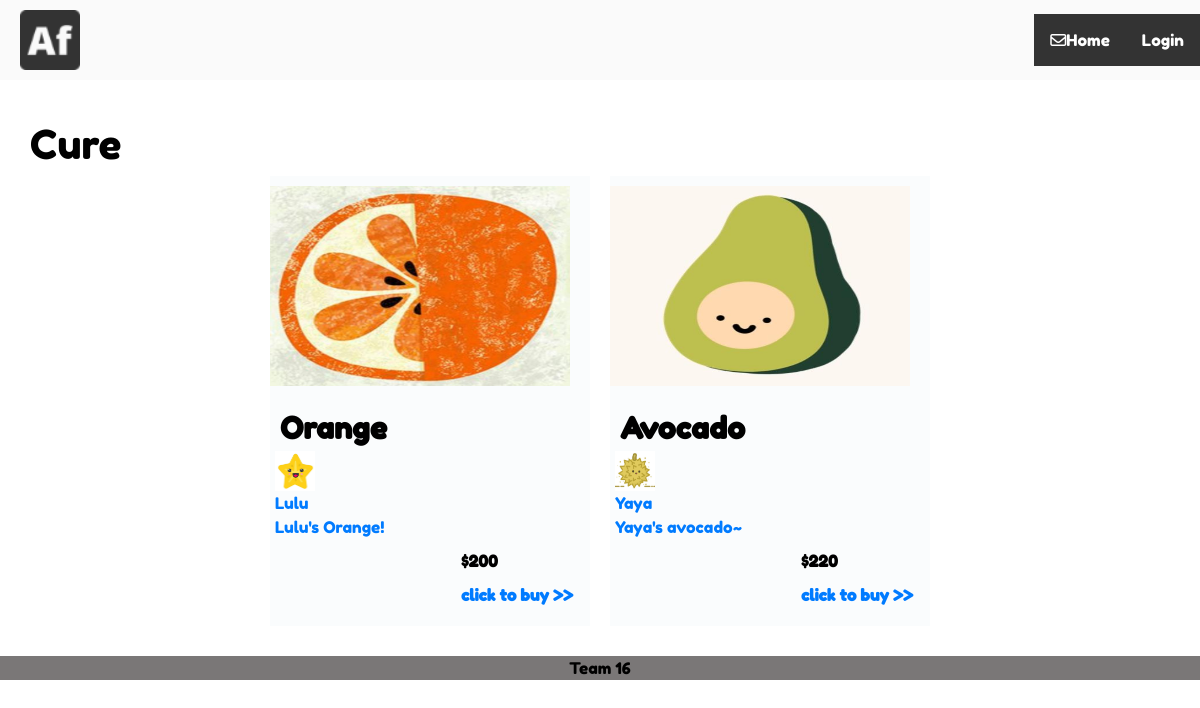
Screenshot of /cure_page with the database file from the repository.
### models.py (models this page shows)
class Gig(db.Model):
    __tablename__ = "gigs"
    id = db.Column(db.Integer, primary_key=True)
    date_posted = db.Column(db.DateTime, nullable=False, default=datetime.utcnow())
    content = db.Column(db.Text, nullable=False)
    title = db.Column(db.Text, nullable = False)
    user_id = db.Column(db.Integer, db.ForeignKey('user.id'), nullable=False)
    price = db.Column(db.Integer, nullable=False)
    root_dir = '/Users/azalea/team_16-main'
    pic = db.Column(db.String(500), nullable=True, default=root_dir+"/static/pic/jin.jpg")
    module = db.Column(db.String(100), nullable=False)
    orders = db.relationship("Order", backref='gig', lazy=True)

class UserModel(db.Model):
    __tablename__ = "user"
    id = db.Column(db.Integer, primary_key=True, autoincrement=True)
    username = db.Column(db.String(200), nullable=False, unique=True)
    email = db.Column(db.String(100), nullable=False, unique=True)
    password = db.Column(db.String(200), nullable=False)
    join_time = db.Column(db.DateTime, default=datetime.now)
    avatar = db.Column(db.String(500), nullable=True, default="default_avatar.png")
    seeEmail = db.Column(db.Integer, nullable=True, unique=False, default=1)
    balance = db.Column(db.Integer, nullable=True, unique=False, default=0)
    gigs = db.relationship("Gig", backref='author', lazy=True)
    orders = db.relationship("Order", backref = 'buyer',lazy = True)

### app.py (the view)
@app.route('/cure_page')
def cure_page():
    app.logger.info("Browse cure page")
    if authentication():
        gigs = Gig.query.filter_by(module="Cure")
        return render_template('cureClass.html', title="CurePage", auth=True, gigs=gigs)
    else:
        gigs = Gig.query.filter_by(module="Cure")
        return render_template('cureClass.html', title="CurePage", auth=False, gigs=gigs)

### app.py (called while the page is built)
def authentication():
    if session.get('user.id'):
        return True
    else:
        return False

### templates/cureClass.html (shortened to what this page needs)
<!DOCTYPE html>
{% extends "base.html" %}
{% block content %}
<html>
<head>
    <link rel="stylesheet" href="../static/css/main.css" />
        <link rel="stylesheet" href="../static/css/classpage.css" />
</head>
<body>
<h1 >Cure</h1>
    <div class="display">
     {% for gig in gigs %}
    <div class="display-item">
        <a href="{{ url_for('gig_page_single', gig_id = gig.id) }}" target="_blank" class="media" title="" rel="">
        <div class="display-item-img">
            <img src="../static/pic/{{ gig.pic }}" alt="">
        </div></a>
        <div class="display-item-detial">
            <div class="detial-title">
                {{ gig.title }}
            </div>
            <img src = "../static/avatar/{{ gig.author.avatar }}" width="40px" height="40px" />
            <div class="seller-name"><a
                href="{{ url_for('othersProfile', user_id = gig.author.id) }}"
                target="_self" class="text-semi-bold"
                title=""
                rel="nofollow noopener noreferrer">{{ gig.author.username }}</a>
            </div>
            <div class="detial-content">
                <a href="" target="_blank" title="I will create detailed artwork for your tshirt or merch" rel=""> {{ gig.content }}</a>
            </div>
            <div class="detial-price">
                ${{ gig.price }}
            </div>
            <div class="detial-point">
                                {% if auth %}
                <a href="{{ url_for('gig_page_single', gig_id = gig.id) }}" target="_blank" class="media" title="" rel="">                click to buy >></a>
                {% else %}
                    <a href="{{ url_for('login') }}" target="_blank" class="media" title="" rel="">                click to buy >></a>
                {% endif %}
            </div>
        </div>
    </div>
    {% endfor %}
</div>
</body>
</html>
{% endblock %}

### static/css/style.css (style rules this page uses)
:root { --mainPink: #ef7998; --mainYellow: rgb(249, 228, 148); --mainWhite: #fff; --mainBlack: #000; --yellowTrans: rgba(249, 228, 148, 0.5); --mainGrey: rgb(238, 238, 238); }
body { font-family: 'Fredoka One', cursive; background: var(--mainWhite); color: var(--mainBlack); }

### static/css/comm.css (style rules this page uses)
body { padding: 0px; margin: 0px; text-decoration: none; }

### static/css/main.css (style rules this page uses)
.display { width: 100%; display: flex; align-items: center; justify-content: center; flex-wrap: wrap; }
.display-item { width: 320px; height: 450px; background-color: rgb(250, 252, 253); margin: 0px 10px; cursor: pointer; transition: 0.3s; }
.display-item-img { display: flex; justify-content: center; }
.display-item-img img { width: 300px; height: 200px; margin: 10px auto; }
.display-item-detial { display: flex; flex-direction: column; align-items: flex-start; margin: 10px 5px; }
.detial-title { font-size: 30px; font-weight: 600; padding-left: 5px; cursor: pointer; }
.detial-price, .detial-point { font-weight: 600; margin-top: 10px; font-size: 16px; margin-left: 60%; cursor: pointer; }
.detial-price, .detial-point, .detial-title { transition: 0.3s; }

### rows the page displays
Gig: pic (picture), title "Orange", author.avatar (picture), author.username "Lulu", content "Lulu's Orange!", price "200"
Gig: pic (picture), title "Avocado", author.avatar (picture), author.username "Yaya", content "Yaya's avocado~", price "220"
